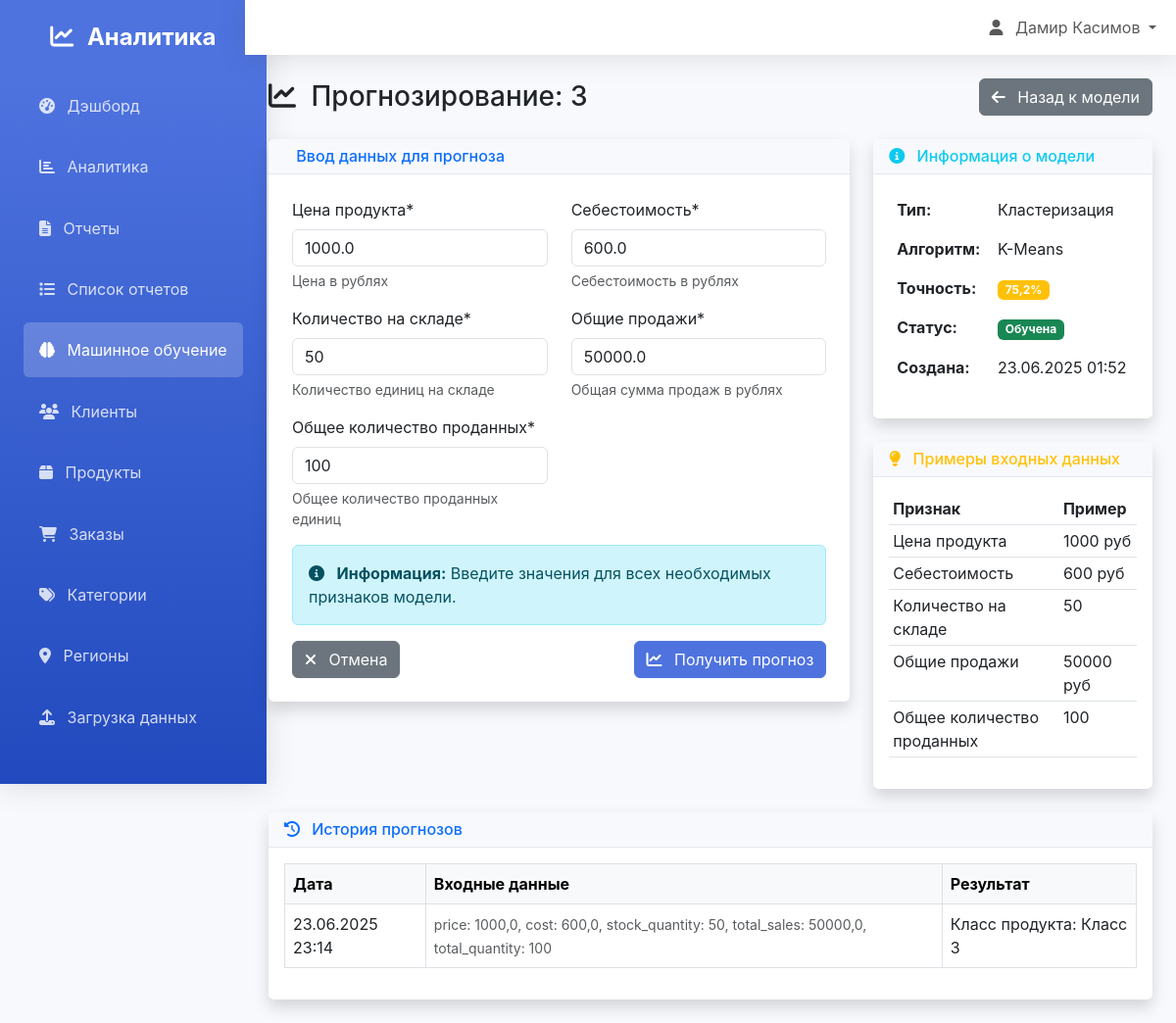
Page /ml/models/3/predict/ (signed in) on the earlier database version.
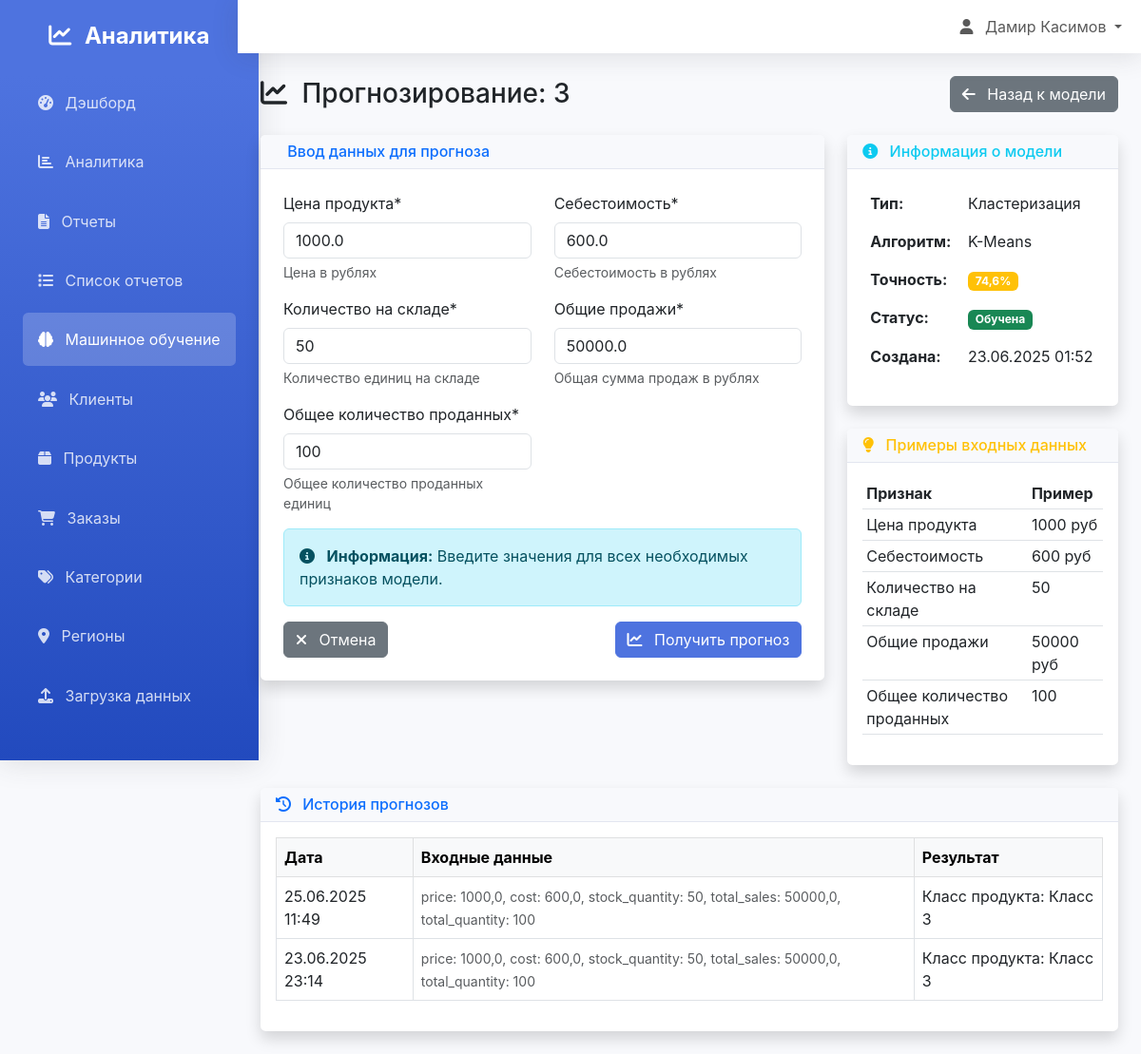
Same page on the later database version.
### analytics/models.py (models this page shows, shortened)
class PredictionHistory(models.Model):
    model = models.ForeignKey(MLModel, on_delete=models.CASCADE, related_name='prediction_history', verbose_name="Модель")
    user = models.ForeignKey(User, on_delete=models.SET_NULL, null=True, blank=True, verbose_name="Пользователь")
    input_data = models.JSONField(verbose_name="Входные данные")
    prediction = models.CharField(max_length=255, verbose_name="Результат прогноза")
    created_at = models.DateTimeField(auto_now_add=True, verbose_name="Дата прогноза")
    class Meta:
        verbose_name = "История прогноза"
        verbose_name_plural = "История прогнозов"
        ordering = ['-created_at']

### ml_models/views.py (the view, shortened to what this page needs)
# urls.py: path('models/<int:pk>/predict/', views.model_predict, name='model_predict'),
@login_required
def model_predict(request, pk):
    from django import forms
    class PredictionForm(forms.Form):
        def __init__(self, model_type, *args, **kwargs):
            super().__init__(*args, **kwargs)
            if model_type == 'regression':
                self.fields['customer_age'] = forms.FloatField(label="Возраст клиента (лет)", initial=30)
                self.fields['order_month'] = forms.IntegerField(label="Месяц заказа", initial=6, min_value=1, max_value=12)
                self.fields['order_day'] = forms.IntegerField(label="День заказа", initial=15, min_value=1, max_value=31)
                self.fields['order_weekday'] = forms.IntegerField(label="День недели", initial=2, min_value=0, max_value=6)
                self.fields['quarter'] = forms.IntegerField(label="Квартал", initial=2, min_value=1, max_value=4)
                self.fields['season'] = forms.IntegerField(label="Сезон", initial=2, min_value=1, max_value=4)
                self.fields['items_count'] = forms.IntegerField(label="Количество товаров", initial=2, min_value=1)
                self.fields['avg_item_price'] = forms.FloatField(label="Средняя цена товара", initial=1000)
            elif model_type == 'clustering':
                self.fields['price'] = forms.FloatField(
                    initial=1000.0, min_value=0.0,
                    label="Цена продукта", help_text="Цена в рублях"
                )
                self.fields['cost'] = forms.FloatField(
                    initial=600.0, min_value=0.0,
                    label="Себестоимость", help_text="Себестоимость в рублях"
                )
                self.fields['stock_quantity'] = forms.IntegerField(
                    initial=50, min_value=0, max_value=10000,
                    label="Количество на складе", help_text="Количество единиц на складе"
                )
                self.fields['total_sales'] = forms.FloatField(
                    initial=50000.0, min_value=0.0,
                    label="Общие продажи", help_text="Общая сумма продаж в рублях"
                )
                self.fields['total_quantity'] = forms.IntegerField(
                    initial=100, min_value=0, max_value=10000,
                    label="Общее количество проданных", help_text="Общее количество проданных единиц"
                )
    try:
        model = MLModel.objects.get(id=pk, created_by=request.user)
        if not model.accuracy or model.accuracy < 0.1:
            messages.warning(request, 'Внимание! Модель не обучена. Необходимо провести обучение перед использованием прогнозирования.')
            return redirect('ml_models:model_train', pk=pk)
        if request.method == 'POST':
            form = PredictionForm(model.model_type, request.POST)
            if form.is_valid():
                try:
                    if not model.model_file:
                        messages.error(request, 'Файл модели не найден. Необходимо переобучить модель.')
                        return redirect('ml_models:model_train', pk=pk)
                    model_file_path = os.path.join('media', str(model.model_file))
                    if not os.path.exists(model_file_path):
                        messages.error(request, 'Файл модели не найден. Необходимо переобучить модель.')
                        return redirect('ml_models:model_train', pk=pk)
                    ml_model = joblib.load(model_file_path)
                    if model.model_type == 'regression':
                        prediction = predict_sales(ml_model, form.cleaned_data)
                    elif model.model_type == 'classification':
                        prediction = predict_customer_class(ml_model, form.cleaned_data)
                    elif model.model_type == 'clustering':
                        prediction = predict_clustering(ml_model, form.cleaned_data)
                    elif model.model_type == 'forecasting':
                        prediction = predict_forecasting(ml_model, form.cleaned_data)
                    else:
                        prediction = "Неподдерживаемый тип модели"
                    PredictionHistory.objects.create(
                        model=model,
                        user=request.user,
                        input_data=form.cleaned_data,
                        prediction=str(prediction)
                    )
                    prediction_history = model.prediction_history.all()[:10]
                    accuracy_percent = model.accuracy * 100 if model.accuracy is not None else None
                    context = {
                        'model': model,
                        'form': form,
                        'prediction': prediction,
                        'show_prediction': True,
                        'accuracy_percent': accuracy_percent,
                        'prediction_history': prediction_history
                    }
                except Exception as e:
                    accuracy_percent = model.accuracy * 100 if model.accuracy is not None else None
                    messages.error(request, f'Ошибка при прогнозировании: {str(e)}')
                    context = {'model': model, 'form': form, 'accuracy_percent': accuracy_percent}
        else:
            form = PredictionForm(model.model_type)
            prediction_history = model.prediction_history.all()[:10]
            accuracy_percent = model.accuracy * 100 if model.accuracy is not None else None
            context = {'model': model, 'form': form, 'accuracy_percent': accuracy_percent, 'prediction_history': prediction_history}
        return render(request, 'ml_models/model_predict.html', context)
    except MLModel.DoesNotExist:
        messages.error(request, 'Модель не найдена')
        return redirect('ml_models:model_list')

### templates/ml_models/model_predict.html (shortened to what the changed rows need)
{% extends 'base.html' %}
{% load crispy_forms_tags %}
{% block content %}
<div class="d-flex justify-content-between align-items-center mb-4">
    <h1 class="h3 mb-0 text-gray-800">
        <i class="fas fa-chart-line me-2"></i>
        Прогнозирование: {{ model.name }}
    </h1>
</div>
<div class="row">
    <div class="col-lg-8">
        <div class="card shadow">
            <div class="card-body p-4">
                <form method="post" novalidate>
                    <div class="row">
                        {% for field in form %}
                            {% if field.name != 'csrfmiddlewaretoken' %}
                                <div class="col-md-6">
                                    {{ field|as_crispy_field }}
                                </div>
                            {% endif %}
                        {% endfor %}
                    </div>
                </form>
            </div>
        </div>
    </div>
    <div class="col-lg-4">
        <div class="card shadow mb-4">
            <div class="card-body">
                <table class="table table-borderless">
                    <tr>
                        <td>
                            <span class="badge bg-{% if model.accuracy > 0.8 %}success{% elif model.accuracy > 0.6 %}warning{% else %}danger{% endif %}">
                                {{ accuracy_percent|floatformat:1 }}%
                            </span>
                        </td>
                    </tr>
                </table>
            </div>
        </div>
        <div class="card shadow">
            <div class="card-body">
                {% if model.model_type == 'regression' %}
                    <div class="table-responsive">
                        <table class="table table-sm">
                            <thead>
                                <tr>
                                    <th>Признак</th>
                                    <th>Пример</th>
                                </tr>
                            </thead>
                            <tbody>
                                <tr><td>Возраст клиента</td><td>30 лет</td></tr>
                                <tr><td>Месяц заказа</td><td>6 (июнь)</td></tr>
                                <tr><td>День заказа</td><td>15</td></tr>
                                <tr><td>День недели</td><td>2 (вторник)</td></tr>
                                <tr><td>Количество товаров</td><td>2</td></tr>
                            </tbody>
                        </table>
                    </div>
                {% elif model.model_type == 'clustering' %}
                    <div class="table-responsive">
                        <table class="table table-sm">
                            <thead>
                                <tr>
                                    <th>Признак</th>
                                    <th>Пример</th>
                                </tr>
                            </thead>
                        </table>
                    </div>
                {% else %}
                    <p class="text-muted">Примеры данных недоступны</p>
                {% endif %}
            </div>
        </div>
    </div>
</div>
<div class="card shadow mt-4">
    <div class="card-body">
        {% if prediction_history %}
            <div class="table-responsive">
                <table class="table table-bordered table-hover">
                    <thead class="table-light">
                        <tr>
                            <th>Дата</th>
                            <th>Входные данные</th>
                            <th>Результат</th>
                        </tr>
                    </thead>
                    <tbody>
                        {% for p in prediction_history %}
                        <tr>
                            <td>{{ p.created_at|date:"d.m.Y H:i" }}</td>
                            <td>
                                <small class="text-muted">
                                    {% for key, value in p.input_data.items %}
                                        {{ key }}: {{ value }}{% if not forloop.last %}, {% endif %}
                                    {% endfor %}
                                </small>
                            </td>
                            <td>{{ p.prediction }}</td>
                        </tr>
                        {% endfor %}
                    </tbody>
                </table>
            </div>
        {% else %}
            <div class="text-center py-4">
                <i class="fas fa-chart-line fa-3x text-muted mb-3"></i>
                <h5 class="text-muted">История прогнозов пуста</h5>
            </div>
        {% endif %}
    </div>
</div>
{% endblock %}

Differences in the rows shown:
added PredictionHistory: created_at "25.06.2025 11:49", input_data "price" "cost" "stock_quantity" "total_sales" "total_quantity", input_data "1000,0" "600,0" "50" "50000,0" "100", prediction "Класс продукта: Класс 3"
Other differences:
{{ accuracy_percent|floatformat:1 }}: "75,2" → "74,6"
